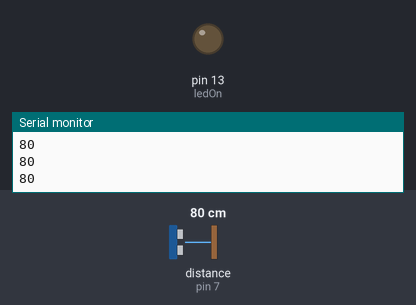
Simulated run of this sketch. Board: Arduino Uno, built with avr-gcc and run on an emulated ATmega328P. Shown: output pins drawn as LEDs (lit = HIGH), the last lines printed to the serial monitor. Wiring (inferred from the names in the program): ultrasonic range finder: trigger pin 8; echo pin 7. The inputs (shaded band) are chosen by the test bench; at power-on: distance to the obstacle (sensor on pin 7) 80 cm. The echo pulse lasts 58.3 µs per cm; pins used as bus, display or sensor lines are not drawn.

Above: at 1.2 s.
1.3 s: distance to the obstacle (sensor on pin 7) set to 19 cm
2.8 s: distance to the obstacle (sensor on pin 7) set to 16 cm
At 3.9 s:
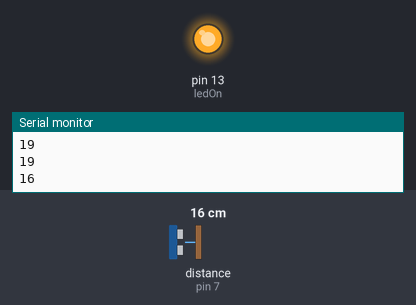
Timing chart, 0 to 34.3 s (numbered marks = the images above; inputs shaded):
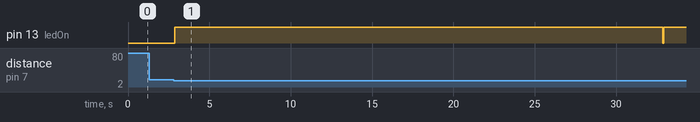

The sketch:

UltrasonicSensorWithLed.ino
```cpp
#define echoPin 7
#define trigPin 8
#define ledOn 13

long duration;
long distance;

void setup() {
  Serial.begin(9600);
  pinMode(echoPin, INPUT);
  pinMode(trigPin, OUTPUT);
  pinMode(ledOn, OUTPUT);
}

void loop() {
  digitalWrite(trigPin, LOW);
  delayMicroseconds(2);

  digitalWrite(trigPin, HIGH);
  delayMicroseconds(10);

  digitalWrite(trigPin, LOW);

  duration = pulseIn(echoPin,HIGH);

  distance = duration/58.2;

  Serial.println(distance);

  delay(50);

  if (distance<18) {
    digitalWrite(ledOn, HIGH);
    delay (30000);
    digitalWrite(ledOn, LOW);
  }
}
```

Measured:
- the behaviour switches between 18 and 17 cm on distance to the obstacle (sensor on pin 7) (found by bisection; images 0 and 1)
- after the input at 2.8 s, pin 13 (ledOn): LOW → HIGH after 0.08 s, → LOW 30.0 s later, → HIGH 0.05 s later
